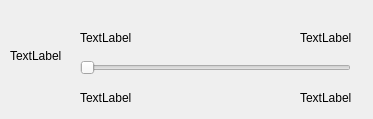
<?xml version="1.0" encoding="UTF-8"?>
<ui version="4.0">
 <class>DeviceForm</class>
 <widget class="QWidget" name="DeviceForm">
  <property name="geometry">
   <rect>
    <x>0</x>
    <y>0</y>
    <width>373</width>
    <height>119</height>
   </rect>
  </property>
  <property name="windowTitle">
   <string>Form</string>
  </property>
  <widget class="QLabel" name="iconlabel">
   <property name="geometry">
    <rect>
     <x>10</x>
     <y>40</y>
     <width>51</width>
     <height>31</height>
    </rect>
   </property>
   <property name="text">
    <string>TextLabel</string>
   </property>
  </widget>
  <widget class="QLabel" name="kindlabel">
   <property name="geometry">
    <rect>
     <x>80</x>
     <y>30</y>
     <width>81</width>
     <height>16</height>
    </rect>
   </property>
   <property name="text">
    <string>TextLabel</string>
   </property>
  </widget>
  <widget class="QLabel" name="percentlabel">
   <property name="geometry">
    <rect>
     <x>300</x>
     <y>30</y>
     <width>81</width>
     <height>16</height>
    </rect>
   </property>
   <property name="text">
    <string>TextLabel</string>
   </property>
  </widget>
  <widget class="QLabel" name="timelabel">
   <property name="geometry">
    <rect>
     <x>80</x>
     <y>90</y>
     <width>81</width>
     <height>16</height>
    </rect>
   </property>
   <property name="text">
    <string>TextLabel</string>
   </property>
  </widget>
  <widget class="QLabel" name="remainlabel">
   <property name="geometry">
    <rect>
     <x>300</x>
     <y>90</y>
     <width>81</width>
     <height>16</height>
    </rect>
   </property>
   <property name="text">
    <string>TextLabel</string>
   </property>
  </widget>
  <widget class="QSlider" name="hSlider">
   <property name="geometry">
    <rect>
     <x>80</x>
     <y>60</y>
     <width>271</width>
     <height>16</height>
    </rect>
   </property>
   <property name="orientation">
    <enum>Qt::Horizontal</enum>
   </property>
  </widget>
 </widget>
 <resources/>
 <connections/>
</ui>
